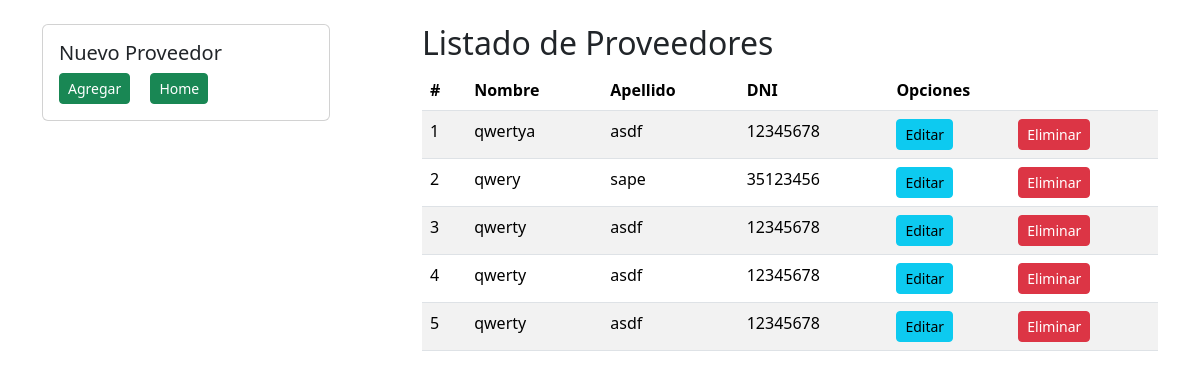
Screenshot of /home/listarProveedores/ with the database file from the repository.
### compra/models.py (models this page shows, shortened)
class Proveedor(models.Model):
    nombre = models.CharField(max_length=30)
    apellido = models.CharField(max_length=30)
    dni = models.IntegerField()
    class Meta:
        verbose_name = 'Proveedor'
        verbose_name_plural = 'Proveedores'

### compra/views.py (the view)
# urls.py: path('home/listarProveedores/', listar_proveedores),
def listar_proveedores(request):
    lista_proveedores = Proveedor.objects.all()
    data = {
        'titulo': 'Lista de Proveedores',
        'proveedores': lista_proveedores
    }
    return render(request, 'listaProveedores.html', data)

### compra/templates/listaProveedores.html (shortened to what this page needs)
<!DOCTYPE html>
<html lang="en">
<head>
    <link href="https://cdn.jsdelivr.net/npm/bootstrap@5.3.3/dist/css/bootstrap.min.css" rel="stylesheet">
</head>
<body>
    <div class="container py-4">
        <div class="row">
          <div class="col-md-4">
            <div class="card" style="width: 18rem;">
                <div class="card-body">
                  <h5 class="card-title">Nuevo Proveedor</h5>
                    <a href="agregarProveedor/" class="card-link btn btn-sm btn-block btn-success">Agregar</a>
                    <a href="/home" class="card-link btn btn-sm btn-block btn-success">Home</a>
                </div>
              </div>
          </div>
            <div class="col-md-8">
              <h2>Listado de Proveedores</h2>
                <div class="table responsive">
                    <table class="table table-striped">
                        <thead>
                            <tr>
                              <th>#</th>
                              <th>Nombre</th>
                              <th>Apellido</th>
                              <th>DNI</th>
                              <th colspan="2">Opciones</th>
                            </tr>
                        </thead>
                        <tbody>
                            {% for proveedor in proveedores %}
                                <tr>
                                    <td>{{forloop.counter}}</td>
                                    <td>{{proveedor.nombre}}</td>
                                    <td>{{proveedor.apellido}}</td>
                                    <td>{{proveedor.dni}}</td>
                                    <td><a href="edicionProveedor/{{proveedor.id}}" class="btn btn-sm btn-block btn-info">Editar</a></td>
                                    <td><a href="eliminarProveedor/{{proveedor.id}}" class="btn btn-sm btn-block btn-danger">Eliminar</a></td>
                                </tr>
                            {% endfor %}
                        </tbody>
                    </table>
                </div>
            </div>
        </div>
    </div>
</body>
</html>

### rows the page displays
Proveedor: nombre "qwertya", apellido "asdf", dni "12345678"
Proveedor: nombre "qwery", apellido "sape", dni "35123456"
Proveedor: nombre "qwerty", apellido "asdf", dni "12345678"
Proveedor: nombre "qwerty", apellido "asdf", dni "12345678"
Proveedor: nombre "qwerty", apellido "asdf", dni "12345678"
